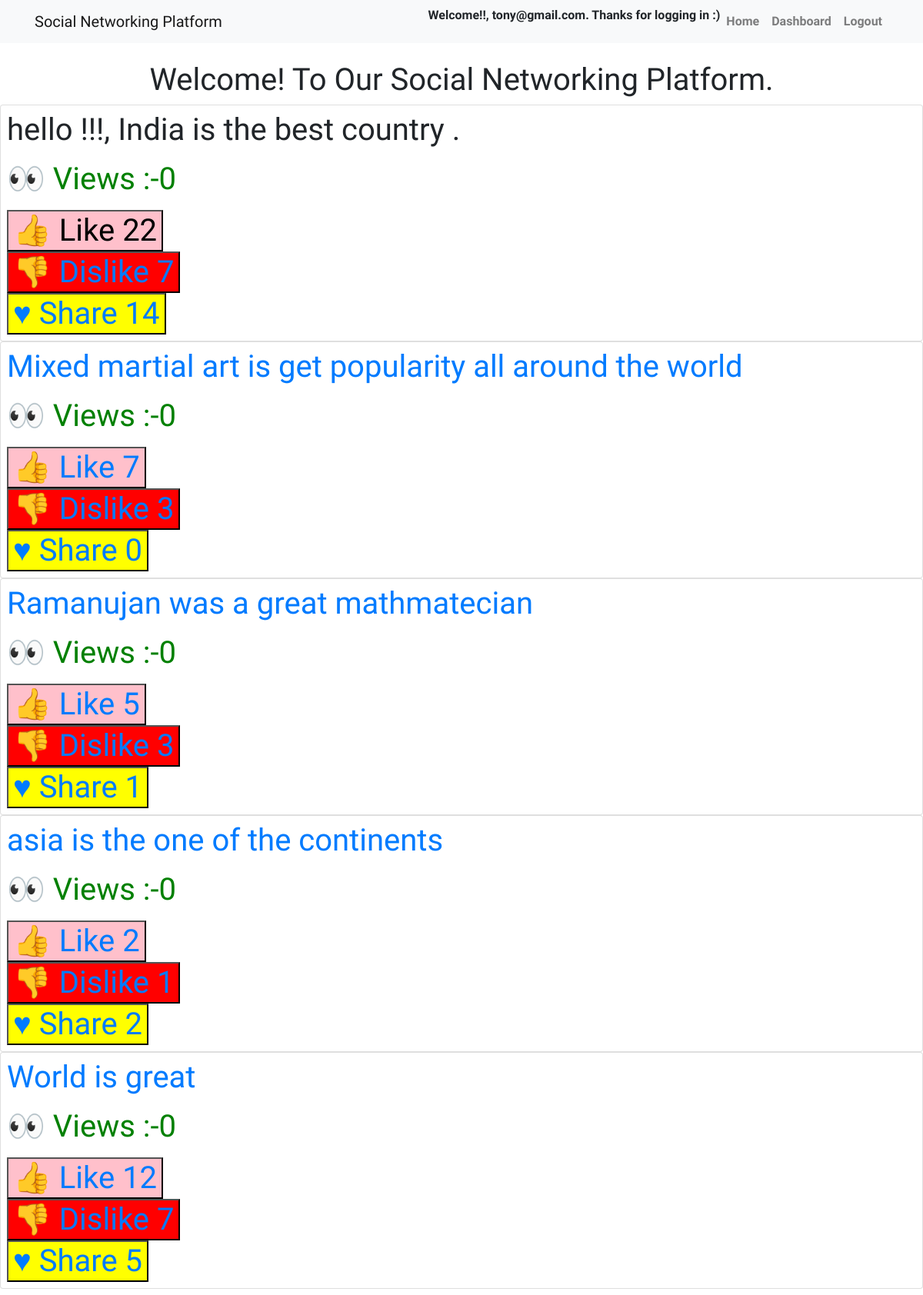
/api/v1/post/post/ (signed in), run on the app's committed database.
### user_app/models.py (models this page shows, shortened)
class user(AbstractUser):
    user_id=models.AutoField(blank=False,primary_key = True)
    username=models.CharField(blank=True,max_length=100)
    first_name=models.CharField(blank=False,max_length=20)
    last_name=models.CharField(blank=False,max_length=20)
    mobile_num=models.CharField(max_length=10,unique=True)
    email=models.EmailField(unique=True)
    password=models.CharField(max_length=30)
    address=models.CharField(max_length=100)
    state = models.CharField(max_length=100)
    country = models.CharField(max_length=100)
    zip_code = models.CharField(max_length=20)
    created_at=models.DateTimeField(auto_now_add=True)
    updated_at=models.DateTimeField(auto_now=True)
    USERNAME_FIELD = 'email'
    REQUIRED_FIELDS = ['username','first_name','last_name','mobile_num','address','state','country','zip_code']

### post_app/models.py (models this page shows, shortened)
class post(models.Model):
    post_id=models.AutoField(blank=False,primary_key = True)
    post_content=models.CharField(max_length=1000)
    created_by=models.ForeignKey(user,on_delete=models.CASCADE)
    views=models.PositiveIntegerField(default=0,null=True)
    likes_counts=models.PositiveIntegerField(default=0,null=True)
    dislikes_count=models.PositiveIntegerField(default=0,null=True)
    shares_count=models.PositiveIntegerField(default=0,null=True)
    created_at=models.DateTimeField(auto_now_add=True)
    updated_at=models.DateTimeField(auto_now=True)

### post_app/views.py (the view, shortened to what this page needs)
# urls.py: path('post/',views.GetOrCreatePost.as_view(),name='homepage'),
class GetOrCreatePost(APIView):
    renderer_classes=[TemplateHTMLRenderer]
    template_name='home.html'
    def get(self,request):
        post_data=models.post.objects.all()
        post_serialized_data=PostSerializer(post_data,many=True)
        return Response(data={'Data':post_serialized_data.data})

### social_project/templates/home.html
{% extends 'navbar.html' %}
{% block content %}
<h1 class="text-center">Welcome! To Our Social Networking Platform. <h1>
    {% for u in Data %}
    <div class="card">
        <div style="overflow: hidden;" class="customcontainer p-2">
            <p style="text-overflow: ellipsis;">{{u.post_content}}</p>
            <p style="color:green;""> &#128064; Views :-{{u.views}} </p>
            <form>
            <button style="background-color: pink;" type="button">
                    &#128077; Like
                    {{u.likes_counts}}
                    <a href="{% url 'like' u.post_id %}"  </a>
            </button type="submit">
        </form>
        <form>
            <button style="background-color: red;" type="button">
                        &#128078; Dislike
                        {{u.dislikes_count}}
                       <a href="{% url 'dislike' u.post_id %}"  </a>
            </button type="submit">
        </form>
        <form>
            <button style="background-color: yellow;" type="button">
                            &#9829; Share
                            {{u.shares_count}}
                            <a href="{% url 'share' u.post_id %}"  </a>
            </button type="submit">
        </form>
        </div>
    </div>
</body >
        {% endfor %}
</html>
{% endblock %}

### social_project/templates/navbar.html (shortened to what this page needs)
<!DOCTYPE html>
<html lang="en">
<head>
  <link rel="stylesheet" href="https://stackpath.bootstrapcdn.com/bootstrap/4.5.0/css/bootstrap.min.css"
>
</head>
<body >
  <nav class="navbar navbar-expand-lg navbar-light bg-light">
    <div class="container">
      <a class="navbar-brand" href="#">Social Networking Platform</a>
      <div class="collapse navbar-collapse" id="navbarNavDropdown">
        <ul class="navbar-nav ml-auto">
          {% if user.is_authenticated %}
    <p><b>Welcome!!, {{ user.get_username }}. Thanks for logging in :)</b></p>
{% else %}
    <p><b>Welcome!!, new user. Please log in</b></p>
{% endif %}
          <li class="nav-item">
            <a class="nav-link" href="{% url 'homepage' %}"> <b>Home</b></a>
          </li>
          {% if user.is_authenticated %}
          <li class="nav-item">
            <a class="nav-link" href="{% url 'dashboard' %}"><b>Dashboard</b></a>
          </li>
          <li class="nav-item">
            <a class="nav-link" href="{% url 'logout' %}"><b>Logout</b></a>
          </li>
          {% endif %}
        </ul>
      </div>
    </div>
  </nav>
  <br>
  {% block content %} {% endblock %}

### social_project/templates/navbar.html (style rules this page uses)
body { font-family: 'Baloo Thambi 2', cursive; }

### data on the page
user: get_username "tony@gmail.com"
post: post_content "hello !!!, India is the best country .", views "0", likes_counts "22", dislikes_count "7", shares_count "14"
post: post_content "Mixed martial art is get popularity all around the world", views "0", likes_counts "7", dislikes_count "3", shares_count "0"
post: post_content "Ramanujan was a great mathmatecian", views "0", likes_counts "5", dislikes_count "3", shares_count "1"
post: post_content "asia is the one of the continents"
post: post_content "World is great", views "0", likes_counts "12", dislikes_count "7", shares_count "5"

### other printed values
{{ u.views }} "0"
{{ u.likes_counts }} "2"
{{ u.dislikes_count }} "1"
{{ u.shares_count }} "2"
